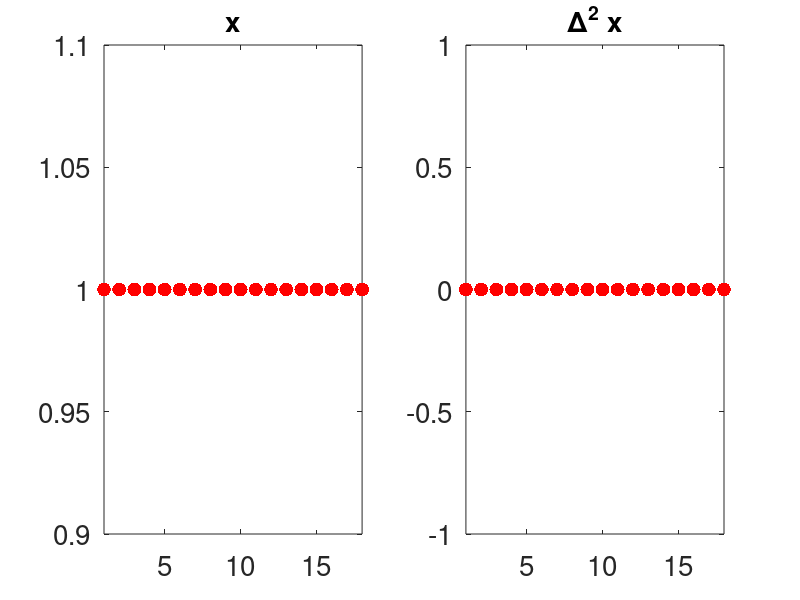

This figure's MATLAB source:
%% Class 2: 
% Alex Townsend, 5th Feb 2015
%        ajt@mit.edu

%% Forward differences:
f = @(x) 2*x.^3 - x.^2 - x + 1;
x = linspace(-1,1);
plot(x,f(x),'linewidth',2), hold on
set(gca,'fontsize',16)
plot(0,f(0),'.r','markersize',20)
title(' df/dx   =   -1 ', 'fontsize',20)

%% Forward differences: 
for h = [.9:-.01:.01 .01:-.001:.001 .0001]
    
    f = @(x) 2*x.^3 - x.^2 - x + 1;
    x = linspace(-1,1);
    plot(x,f(x),'linewidth',2), hold on
    tangent = @(x) -x + 1;
    plot(x,tangent(x), 'k-','linewidth',2)
    set(gca,'fontsize',16)
    plot(0,f(0),'.k','markersize',30)
    plot(h,f(h),'r.','markersize',30)
    tf = (f(h) - f(0))/h;
    title(sprintf(' df/dx   =   %1.3f ',tf), 'fontsize',20)
    fd = @(x) tf * x + f(0);
    plot(x, fd(x),'r-','linewidth',2 ), shg, axis([-1 1 -1 2]), pause(.1)
    hold off
end

%% Backward differences: 

for h = [.9:-.01:.01 .01:-.001:.001 .0001]
    f = @(x) 2*x.^3 - x.^2 - x + 1;
    x = linspace(-1,1);
    plot(x,f(x),'linewidth',2), hold on
    tangent = @(x) -x + 1;
    plot(x,tangent(x), 'k-','linewidth',2)
    set(gca,'fontsize',16)
    plot(0,f(0),'.r','markersize',30)
    plot(-h,f(-h),'r.','markersize',30)
    tf = (f(0) - f(-h))/h;
    title(sprintf(' df/dx   =   %1.3f ',tf), 'fontsize',20)
    fd = @(x) tf * x + f(0);
    plot(x, fd(x),'r-','linewidth',2 ), shg, axis([-1 1 -1 2]), pause(.1)
    hold off
end

%% Central differences: 

for h = [.9:-.01:.01 .01:-.001:.001 .0001]
    f = @(x) 2*x.^3 - x.^2 - x + 1;
    x = linspace(-1,1);
    plot(x,f(x),'linewidth',2), hold on
    tangent = @(x) -x + 1;
    plot(x,tangent(x), 'k-','linewidth',2)
    set(gca,'fontsize',16)
    plot(-h,f(-h),'.r','markersize',30)
    plot(h,f(h),'r.','markersize',30)
    tf = (f(h) - f(-h))/h/2;
    title(sprintf(' df/dx   =   %1.3f ',tf), 'fontsize',20)
    fd = @(x) tf * (x+h) + f(-h);
    plot(x, fd(x),'r-','linewidth',2 ), shg, axis([-1 1 -1 2]), pause(.1)
    hold off
end

%% Kn times a vector: 
n = 20;
Kn = toeplitz( [2 -1 zeros(1,n-2)] );

x = ones(n, 1); 
%x = (1:n)'; 
%x = (1:n)'.^2
%x = [zeros(n/2,1);(1:n/2)'];
%x = sin( (1:n)'/2 );
subplot(1,2,1)
plot( x(2:end-1),'.r','markersize',30)
xlim([1 n-2]),set(gca,'fontsize',20)
title('x','fontsize',20)
subplot(1,2,2)
v = -Kn * x; 
plot( v(2:end-1),'.r','markersize',30) 
xlim([1 n-2]), set(gca,'fontsize',20)
title('\Delta^2 x', 'fontsize', 20) 